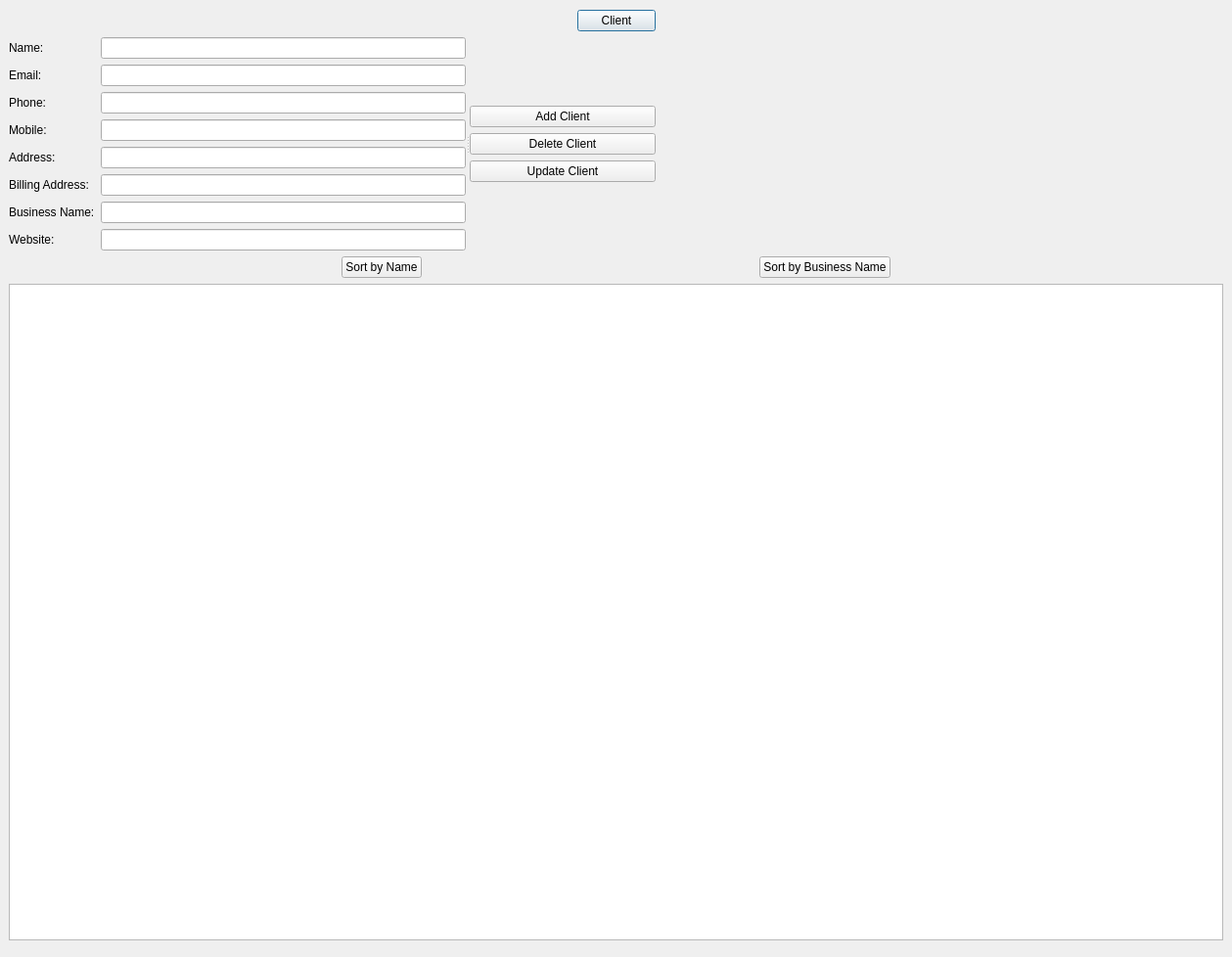
<?xml version="1.0" encoding="UTF-8"?>
<ui version="4.0">
 <class>database</class>
 <widget class="QDialog" name="database">
  <property name="geometry">
   <rect>
    <x>0</x>
    <y>0</y>
    <width>1259</width>
    <height>978</height>
   </rect>
  </property>
  <property name="windowTitle">
   <string>Dialog</string>
  </property>
  <widget class="QWidget" name="layoutWidget">
   <property name="geometry">
    <rect>
     <x>9</x>
     <y>10</y>
     <width>1241</width>
     <height>951</height>
    </rect>
   </property>
   <layout class="QGridLayout" name="gridLayout_2">
    <item row="0" column="0">
     <spacer name="horizontalSpacer">
      <property name="orientation">
       <enum>Qt::Horizontal</enum>
      </property>
      <property name="sizeHint" stdset="0">
       <size>
        <width>258</width>
        <height>20</height>
       </size>
      </property>
     </spacer>
    </item>
    <item row="0" column="1">
     <layout class="QGridLayout" name="gridLayout">
      <item row="0" column="0">
       <widget class="QPushButton" name="client">
        <property name="text">
         <string>Client</string>
        </property>
       </widget>
      </item>
     </layout>
    </item>
    <item row="0" column="2">
     <spacer name="horizontalSpacer_2">
      <property name="orientation">
       <enum>Qt::Horizontal</enum>
      </property>
      <property name="sizeHint" stdset="0">
       <size>
        <width>278</width>
        <height>20</height>
       </size>
      </property>
     </spacer>
    </item>
    <item row="1" column="0" colspan="2">
     <widget class="QSplitter" name="splitter_2">
      <property name="orientation">
       <enum>Qt::Horizontal</enum>
      </property>
      <widget class="QWidget" name="layoutWidget">
       <layout class="QHBoxLayout" name="horizontalLayout">
        <item>
         <layout class="QVBoxLayout" name="verticalLayout">
          <item>
           <widget class="QLabel" name="label">
            <property name="text">
             <string>Name:</string>
            </property>
           </widget>
          </item>
          <item>
           <widget class="QLabel" name="label_2">
            <property name="text">
             <string>Email:</string>
            </property>
           </widget>
          </item>
          <item>
           <widget class="QLabel" name="label_3">
            <property name="text">
             <string>Phone:</string>
            </property>
           </widget>
          </item>
          <item>
           <widget class="QLabel" name="label_4">
            <property name="text">
             <string>Mobile:</string>
            </property>
           </widget>
          </item>
          <item>
           <widget class="QLabel" name="label_5">
            <property name="text">
             <string>Address:</string>
            </property>
           </widget>
          </item>
          <item>
           <widget class="QLabel" name="label_6">
            <property name="text">
             <string>Billing Address:</string>
            </property>
           </widget>
          </item>
          <item>
           <widget class="QLabel" name="label_8">
            <property name="text">
             <string>Business Name:</string>
            </property>
           </widget>
          </item>
          <item>
           <widget class="QLabel" name="label_7">
            <property name="text">
             <string>Website:</string>
            </property>
           </widget>
          </item>
         </layout>
        </item>
        <item>
         <layout class="QVBoxLayout" name="verticalLayout_2">
          <item>
           <widget class="QLineEdit" name="name"/>
          </item>
          <item>
           <widget class="QLineEdit" name="email"/>
          </item>
          <item>
           <widget class="QLineEdit" name="phone"/>
          </item>
          <item>
           <widget class="QLineEdit" name="mobile"/>
          </item>
          <item>
           <widget class="QLineEdit" name="address"/>
          </item>
          <item>
           <widget class="QLineEdit" name="billing"/>
          </item>
          <item>
           <widget class="QLineEdit" name="busName"/>
          </item>
          <item>
           <widget class="QLineEdit" name="website"/>
          </item>
         </layout>
        </item>
       </layout>
      </widget>
      <widget class="QSplitter" name="splitter">
       <property name="orientation">
        <enum>Qt::Vertical</enum>
       </property>
       <widget class="QWidget" name="layoutWidget">
        <layout class="QVBoxLayout" name="verticalLayout_3">
         <item>
          <spacer name="verticalSpacer">
           <property name="orientation">
            <enum>Qt::Vertical</enum>
           </property>
           <property name="sizeHint" stdset="0">
            <size>
             <width>20</width>
             <height>40</height>
            </size>
           </property>
          </spacer>
         </item>
         <item>
          <widget class="QPushButton" name="addClient">
           <property name="text">
            <string>Add Client</string>
           </property>
          </widget>
         </item>
         <item>
          <widget class="QPushButton" name="delete_2">
           <property name="text">
            <string>Delete Client</string>
           </property>
          </widget>
         </item>
         <item>
          <widget class="QPushButton" name="update">
           <property name="text">
            <string>Update Client</string>
           </property>
          </widget>
         </item>
         <item>
          <spacer name="verticalSpacer_2">
           <property name="orientation">
            <enum>Qt::Vertical</enum>
           </property>
           <property name="sizeHint" stdset="0">
            <size>
             <width>20</width>
             <height>17</height>
            </size>
           </property>
          </spacer>
         </item>
        </layout>
       </widget>
      </widget>
     </widget>
    </item>
    <item row="2" column="0" colspan="3">
     <layout class="QHBoxLayout" name="horizontalLayout_2">
      <item>
       <spacer name="horizontalSpacer_3">
        <property name="orientation">
         <enum>Qt::Horizontal</enum>
        </property>
        <property name="sizeHint" stdset="0">
         <size>
          <width>40</width>
          <height>20</height>
         </size>
        </property>
       </spacer>
      </item>
      <item>
       <widget class="QPushButton" name="sortName">
        <property name="text">
         <string>Sort by Name</string>
        </property>
       </widget>
      </item>
      <item>
       <spacer name="horizontalSpacer_4">
        <property name="orientation">
         <enum>Qt::Horizontal</enum>
        </property>
        <property name="sizeHint" stdset="0">
         <size>
          <width>40</width>
          <height>20</height>
         </size>
        </property>
       </spacer>
      </item>
      <item>
       <widget class="QPushButton" name="sortBus">
        <property name="text">
         <string>Sort by Business Name</string>
        </property>
       </widget>
      </item>
      <item>
       <spacer name="horizontalSpacer_5">
        <property name="orientation">
         <enum>Qt::Horizontal</enum>
        </property>
        <property name="sizeHint" stdset="0">
         <size>
          <width>40</width>
          <height>20</height>
         </size>
        </property>
       </spacer>
      </item>
     </layout>
    </item>
    <item row="3" column="0" colspan="3">
     <widget class="QTableView" name="display">
      <property name="sizePolicy">
       <sizepolicy hsizetype="Expanding" vsizetype="Expanding">
        <horstretch>0</horstretch>
        <verstretch>0</verstretch>
       </sizepolicy>
      </property>
      <property name="sizeIncrement">
       <size>
        <width>0</width>
        <height>0</height>
       </size>
      </property>
      <property name="sizeAdjustPolicy">
       <enum>QAbstractScrollArea::AdjustIgnored</enum>
      </property>
      <property name="showDropIndicator" stdset="0">
       <bool>false</bool>
      </property>
      <property name="alternatingRowColors">
       <bool>true</bool>
      </property>
      <property name="sortingEnabled">
       <bool>true</bool>
      </property>
      <attribute name="horizontalHeaderVisible">
       <bool>true</bool>
      </attribute>
      <attribute name="horizontalHeaderCascadingSectionResizes">
       <bool>false</bool>
      </attribute>
      <attribute name="horizontalHeaderDefaultSectionSize">
       <number>150</number>
      </attribute>
      <attribute name="horizontalHeaderHighlightSections">
       <bool>false</bool>
      </attribute>
      <attribute name="horizontalHeaderShowSortIndicator" stdset="0">
       <bool>true</bool>
      </attribute>
      <attribute name="horizontalHeaderStretchLastSection">
       <bool>true</bool>
      </attribute>
      <attribute name="verticalHeaderVisible">
       <bool>false</bool>
      </attribute>
      <attribute name="verticalHeaderCascadingSectionResizes">
       <bool>false</bool>
      </attribute>
      <attribute name="verticalHeaderHighlightSections">
       <bool>false</bool>
      </attribute>
      <attribute name="verticalHeaderShowSortIndicator" stdset="0">
       <bool>false</bool>
      </attribute>
      <attribute name="verticalHeaderStretchLastSection">
       <bool>false</bool>
      </attribute>
     </widget>
    </item>
   </layout>
  </widget>
 </widget>
 <resources/>
 <connections/>
</ui>
